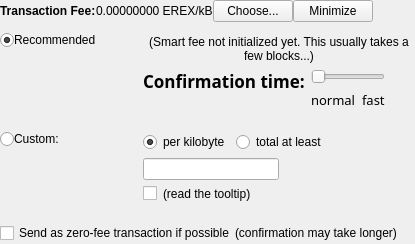
       <widget class="QFrame" name="frameFee">
        <property name="sizePolicy">
         <sizepolicy hsizetype="Expanding" vsizetype="Expanding">
          <horstretch>0</horstretch>
          <verstretch>0</verstretch>
         </sizepolicy>
        </property>
        <property name="maximumSize">
         <size>
          <width>16777215</width>
          <height>16777215</height>
         </size>
        </property>
        <property name="lineWidth">
         <number>0</number>
        </property>
        <layout class="QVBoxLayout" name="verticalLayoutFee1">
         <property name="spacing">
          <number>0</number>
         </property>
         <property name="leftMargin">
          <number>0</number>
         </property>
         <property name="topMargin">
          <number>0</number>
         </property>
         <property name="rightMargin">
          <number>0</number>
         </property>
         <property name="bottomMargin">
          <number>0</number>
         </property>
         <item>
          <layout class="QVBoxLayout" name="verticalLayoutFee2" stretch="0,0">
           <property name="spacing">
            <number>0</number>
           </property>
           <property name="leftMargin">
            <number>0</number>
           </property>
           <property name="topMargin">
            <number>0</number>
           </property>
           <item>
            <layout class="QHBoxLayout" name="horizontalLayoutFee1">
             <property name="spacing">
              <number>0</number>
             </property>
             <property name="bottomMargin">
              <number>0</number>
             </property>
             <item>
              <layout class="QVBoxLayout" name="verticalLayoutFee7">
               <property name="spacing">
                <number>0</number>
               </property>
               <item>
                <layout class="QHBoxLayout" name="horizontalLayoutSmartFee">
                 <property name="spacing">
                  <number>0</number>
                 </property>
                 <item>
                  <widget class="QLabel" name="labelFeeHeadline">
                   <property name="sizePolicy">
                    <sizepolicy hsizetype="Preferred" vsizetype="Maximum">
                     <horstretch>0</horstretch>
                     <verstretch>0</verstretch>
                    </sizepolicy>
                   </property>
                   <property name="font">
                    <font>
                     <weight>75</weight>
                     <bold>true</bold>
                    </font>
                   </property>
                   <property name="styleSheet">
                    <string notr="true">font-weight:bold;</string>
                   </property>
                   <property name="text">
                    <string>Transaction Fee:</string>
                   </property>
                   <property name="indent">
                    <number>0</number>
                   </property>
                  </widget>
                 </item>
                 <item>
                  <widget class="QLabel" name="labelFeeMinimized">
                   <property name="text">
                    <string>0.00000000 EREX/kB</string>
                   </property>
                   <property name="indent">
                    <number>0</number>
                   </property>
                  </widget>
                 </item>
                 <item>
                  <widget class="QPushButton" name="buttonChooseFee">
                   <property name="text">
                    <string>Choose...</string>
                   </property>
                  </widget>
                 </item>
                 <item>
                  <widget class="QPushButton" name="buttonMinimizeFee">
                   <property name="toolTip">
                    <string>collapse fee-settings</string>
                   </property>
                   <property name="text">
                    <string>Minimize</string>
                   </property>
                  </widget>
                 </item>
                </layout>
               </item>
               <item>
                <spacer name="verticalSpacer_5">
                 <property name="orientation">
                  <enum>Qt::Vertical</enum>
                 </property>
                 <property name="sizeHint" stdset="0">
                  <size>
                   <width>1</width>
                   <height>1</height>
                  </size>
                 </property>
                </spacer>
               </item>
              </layout>
             </item>
             <item>
              <spacer name="horizontalSpacer_4">
               <property name="orientation">
                <enum>Qt::Horizontal</enum>
               </property>
               <property name="sizeHint" stdset="0">
                <size>
                 <width>40</width>
                 <height>20</height>
                </size>
               </property>
              </spacer>
             </item>
            </layout>
           </item>
           <item>
            <widget class="QFrame" name="frameFeeSelection">
             <property name="enabled">
              <bool>true</bool>
             </property>
             <layout class="QVBoxLayout" name="verticalLayoutFee12">
              <property name="spacing">
               <number>0</number>
              </property>
              <property name="leftMargin">
               <number>0</number>
              </property>
              <property name="topMargin">
               <number>0</number>
              </property>
              <property name="rightMargin">
               <number>0</number>
              </property>
              <property name="bottomMargin">
               <number>0</number>
              </property>
              <item>
               <layout class="QGridLayout" name="gridLayoutFee" columnstretch="0,1,2">
                <property name="topMargin">
                 <number>10</number>
                </property>
                <property name="bottomMargin">
                 <number>4</number>
                </property>
                <property name="horizontalSpacing">
                 <number>0</number>
                </property>
                <property name="verticalSpacing">
                 <number>4</number>
                </property>
                <item row="2" column="2">
                 <layout class="QVBoxLayout" name="verticalLayoutFee8">
                  <property name="spacing">
                   <number>6</number>
                  </property>
                  <item>
                   <layout class="QHBoxLayout" name="horizontalLayoutFee13">
                    <item>
                     <widget class="QRadioButton" name="radioCustomPerKilobyte">
                      <property name="toolTip">
                       <string>If the custom fee is set to 1000 uEREXs and the transaction is only 250 bytes, then &quot;per kilobyte&quot; only pays 250 uEREXs in fee,&lt;br /&gt;while &quot;at least&quot; pays 1000 uEREXs. For transactions bigger than a kilobyte both pay by kilobyte.</string>
                      </property>
                      <property name="text">
                       <string>per kilobyte</string>
                      </property>
                      <property name="iconSize">
                       <size>
                        <width>17</width>
                        <height>17</height>
                       </size>
                      </property>
                      <property name="checked">
                       <bool>true</bool>
                      </property>
                      <attribute name="buttonGroup">
                       <string notr="true">groupCustomFee</string>
                      </attribute>
                     </widget>
                    </item>
                    <item>
                     <widget class="QRadioButton" name="radioCustomAtLeast">
                      <property name="toolTip">
                       <string>If the custom fee is set to 1000 uEREXs and the transaction is only 250 bytes, then &quot;per kilobyte&quot; only pays 250 uEREXs in fee,&lt;br /&gt;while &quot;total at least&quot; pays 1000 uEREXs. For transactions bigger than a kilobyte both pay by kilobyte.</string>
                      </property>
                      <property name="text">
                       <string>total at least</string>
                      </property>
                      <property name="iconSize">
                       <size>
                        <width>17</width>
                        <height>17</height>
                       </size>
                      </property>
                      <attribute name="buttonGroup">
                       <string notr="true">groupCustomFee</string>
                      </attribute>
                     </widget>
                    </item>
                    <item>
                     <spacer name="horizontalSpacer_6">
                      <property name="orientation">
                       <enum>Qt::Horizontal</enum>
                      </property>
                      <property name="sizeHint" stdset="0">
                       <size>
                        <width>1</width>
                        <height>1</height>
                       </size>
                      </property>
                     </spacer>
                    </item>
                   </layout>
                  </item>
                  <item>
                   <layout class="QHBoxLayout" name="horizontalLayout_5">
                    <item>
                     <widget class="BitcoinAmountField" name="customFee"/>
                    </item>
                    <item>
                     <spacer name="horizontalSpacer_8">
                      <property name="orientation">
                       <enum>Qt::Horizontal</enum>
                      </property>
                      <property name="sizeHint" stdset="0">
                       <size>
                        <width>1</width>
                        <height>1</height>
                       </size>
                      </property>
                     </spacer>
                    </item>
                   </layout>
                  </item>
                  <item>
                   <layout class="QHBoxLayout" name="horizontalLayoutFee8">
                    <item>
                     <widget class="QCheckBox" name="checkBoxMinimumFee">
                      <property name="toolTip">
                       <string>Paying only the minimum fee is just fine as long as there is less transaction volume than space in the blocks.&lt;br /&gt;But be aware that this can end up in a never confirming transaction once there is more demand for EREX transactions than the network can process.</string>
                      </property>
                      <property name="layoutDirection">
                       <enum>Qt::LeftToRight</enum>
                      </property>
                      <property name="text">
                       <string/>
                      </property>
                      <property name="iconSize">
                       <size>
                        <width>17</width>
                        <height>17</height>
                       </size>
                      </property>
                     </widget>
                    </item>
                    <item>
                     <widget class="QLabel" name="labelMinFeeWarning">
                      <property name="enabled">
                       <bool>true</bool>
                      </property>
                      <property name="toolTip">
                       <string>Paying only the minimum fee is just fine as long as there is less transaction volume than space in the blocks.&lt;br /&gt;But be aware that this can end up in a never confirming transaction once there is more demand for EREX transactions than the network can process.</string>
                      </property>
                      <property name="text">
                       <string>(read the tooltip)</string>
                      </property>
                      <property name="margin">
                       <number>5</number>
                      </property>
                     </widget>
                    </item>
                    <item>
                     <spacer name="horizontalSpacer_2">
                      <property name="orientation">
                       <enum>Qt::Horizontal</enum>
                      </property>
                      <property name="sizeHint" stdset="0">
                       <size>
                        <width>1</width>
                        <height>1</height>
                       </size>
                      </property>
                     </spacer>
                    </item>
                   </layout>
                  </item>
                 </layout>
                </item>
                <item row="0" column="0" alignment="Qt::AlignTop">
                 <widget class="QRadioButton" name="radioSmartFee">
                  <property name="text">
                   <string/>
                  </property>
                  <property name="iconSize">
                   <size>
                    <width>17</width>
                    <height>17</height>
                   </size>
                  </property>
                  <property name="checked">
                   <bool>true</bool>
                  </property>
                  <attribute name="buttonGroup">
                   <string notr="true">groupFee</string>
                  </attribute>
                 </widget>
                </item>
                <item row="2" column="1">
                 <widget class="QLabel" name="labelCustomFee">
                  <property name="text">
                   <string>Custom:</string>
                  </property>
                  <property name="alignment">
                   <set>Qt::AlignLeading|Qt::AlignLeft|Qt::AlignTop</set>
                  </property>
                  <property name="indent">
                   <number>0</number>
                  </property>
                  <property name="buddy">
                   <cstring>radioCustomFee</cstring>
                  </property>
                 </widget>
                </item>
                <item row="0" column="1">
                 <layout class="QVBoxLayout" name="verticalLayout_4">
                  <item>
                   <layout class="QHBoxLayout" name="horizontalLayout_4">
                    <item>
                     <widget class="QLabel" name="labelSmartFee_2">
                      <property name="text">
                       <string>Recommended</string>
                      </property>
                      <property name="alignment">
                       <set>Qt::AlignLeading|Qt::AlignLeft|Qt::AlignTop</set>
                      </property>
                      <property name="indent">
                       <number>0</number>
                      </property>
                     </widget>
                    </item>
                    <item>
                     <widget class="QLabel" name="labelSmartFee">
                      <property name="text">
                       <string/>
                      </property>
                      <property name="alignment">
                       <set>Qt::AlignLeading|Qt::AlignLeft|Qt::AlignTop</set>
                      </property>
                      <property name="indent">
                       <number>0</number>
                      </property>
                     </widget>
                    </item>
                   </layout>
                  </item>
                  <item>
                   <widget class="QLabel" name="labelFeeEstimation">
                    <property name="text">
                     <string/>
                    </property>
                    <property name="alignment">
                     <set>Qt::AlignLeading|Qt::AlignLeft|Qt::AlignTop</set>
                    </property>
                    <property name="indent">
                     <number>0</number>
                    </property>
                   </widget>
                  </item>
                  <item>
                   <spacer name="verticalSpacer_2">
                    <property name="orientation">
                     <enum>Qt::Vertical</enum>
                    </property>
                    <property name="sizeHint" stdset="0">
                     <size>
                      <width>20</width>
                      <height>40</height>
                     </size>
                    </property>
                   </spacer>
                  </item>
                 </layout>
                </item>
                <item row="3" column="0" colspan="3">
                 <widget class="QLabel" name="custom_send_as_zero_separator">
                  <property name="text">
                   <string/>
                  </property>
                  <property name="indent">
                   <number>0</number>
                  </property>
                 </widget>
                </item>
                <item row="0" column="2">
                 <layout class="QVBoxLayout" name="verticalLayoutFee3" stretch="0,0">
                  <property name="spacing">
                   <number>6</number>
                  </property>
                  <property name="topMargin">
                   <number>2</number>
                  </property>
                  <item>
                   <widget class="QLabel" name="labelSmartFee2">
                    <property name="text">
                     <string>(Smart fee not initialized yet. This usually takes a few blocks...)</string>
                    </property>
                    <property name="alignment">
                     <set>Qt::AlignHCenter</set>
                    </property>
                    <property name="wordWrap">
                     <bool>true</bool>
                    </property>
                    <property name="margin">
                     <number>2</number>
                    </property>
                   </widget>
                  </item>
                  <item>
                   <layout class="QHBoxLayout" name="horizontalLayoutFee9">
                    <item>
                     <layout class="QVBoxLayout" name="verticalLayoutFee6">
                      <item>
                       <widget class="QLabel" name="labelSmartFee3">
                        <property name="font">
                         <font>
                          <family>Volte</family>
                          <pointsize>13</pointsize>
                          <weight>75</weight>
                          <bold>true</bold>
                         </font>
                        </property>
                        <property name="text">
                         <string>Confirmation time:</string>
                        </property>
                        <property name="margin">
                         <number>2</number>
                        </property>
                       </widget>
                      </item>
                      <item>
                       <spacer name="verticalSpacer_3">
                        <property name="orientation">
                         <enum>Qt::Vertical</enum>
                        </property>
                        <property name="sizeHint" stdset="0">
                         <size>
                          <width>1</width>
                          <height>1</height>
                         </size>
                        </property>
                       </spacer>
                      </item>
                     </layout>
                    </item>
                    <item>
                     <layout class="QVBoxLayout" name="verticalLayoutFee5">
                      <property name="rightMargin">
                       <number>30</number>
                      </property>
                      <item>
                       <widget class="QSlider" name="sliderSmartFee">
                        <property name="minimum">
                         <number>0</number>
                        </property>
                        <property name="maximum">
                         <number>24</number>
                        </property>
                        <property name="pageStep">
                         <number>1</number>
                        </property>
                        <property name="value">
                         <number>0</number>
                        </property>
                        <property name="sliderPosition">
                         <number>0</number>
                        </property>
                        <property name="tracking">
                         <bool>true</bool>
                        </property>
                        <property name="orientation">
                         <enum>Qt::Horizontal</enum>
                        </property>
                        <property name="tickPosition">
                         <enum>QSlider::NoTicks</enum>
                        </property>
                       </widget>
                      </item>
                      <item>
                       <layout class="QHBoxLayout" name="horizontalLayoutFee10">
                        <item>
                         <widget class="QLabel" name="labelSmartFeeNormal">
                          <property name="font">
                           <font>
                            <family>Volte</family>
                            <pointsize>10</pointsize>
                           </font>
                          </property>
                          <property name="text">
                           <string>normal</string>
                          </property>
                          <property name="indent">
                           <number>0</number>
                          </property>
                         </widget>
                        </item>
                        <item>
                         <spacer name="horizontalSpacer_3">
                          <property name="orientation">
                           <enum>Qt::Horizontal</enum>
                          </property>
                          <property name="sizeHint" stdset="0">
                           <size>
                            <width>40</width>
                            <height>20</height>
                           </size>
                          </property>
                         </spacer>
                        </item>
                        <item>
                         <widget class="QLabel" name="labelSmartFeeFast">
                          <property name="font">
                           <font>
                            <family>Volte</family>
                            <pointsize>10</pointsize>
                           </font>
                          </property>
                          <property name="text">
                           <string>fast</string>
                          </property>
                          <property name="indent">
                           <number>0</number>
                          </property>
                         </widget>
                        </item>
                       </layout>
                      </item>
                     </layout>
                    </item>
                   </layout>
                  </item>
                 </layout>
                </item>
                <item row="2" column="0">
                 <layout class="QVBoxLayout" name="verticalLayoutFee9" stretch="0,1">
                  <item>
                   <widget class="QRadioButton" name="radioCustomFee">
                    <property name="text">
                     <string/>
                    </property>
                    <property name="iconSize">
                     <size>
                      <width>17</width>
                      <height>17</height>
                     </size>
                    </property>
                    <attribute name="buttonGroup">
                     <string notr="true">groupFee</string>
                    </attribute>
                   </widget>
                  </item>
                  <item>
                   <spacer name="verticalSpacer_6">
                    <property name="orientation">
                     <enum>Qt::Vertical</enum>
                    </property>
                    <property name="sizeHint" stdset="0">
                     <size>
                      <width>1</width>
                      <height>1</height>
                     </size>
                    </property>
                   </spacer>
                  </item>
                 </layout>
                </item>
                <item row="1" column="0" colspan="3">
                 <widget class="QLabel" name="recommended_custom_separator">
                  <property name="text">
                   <string/>
                  </property>
                  <property name="indent">
                   <number>0</number>
                  </property>
                 </widget>
                </item>
               </layout>
              </item>
              <item>
               <layout class="QHBoxLayout" name="horizontalLayoutFee5" stretch="0,0,0">
                <property name="spacing">
                 <number>0</number>
                </property>
                <property name="bottomMargin">
                 <number>0</number>
                </property>
                <item>
                 <widget class="QCheckBox" name="checkBoxFreeTx">
                  <property name="text">
                   <string>Send as zero-fee transaction if possible</string>
                  </property>
                  <property name="iconSize">
                   <size>
                    <width>17</width>
                    <height>17</height>
                   </size>
                  </property>
                 </widget>
                </item>
                <item>
                 <widget class="QLabel" name="labelFreeTx">
                  <property name="text">
                   <string>(confirmation may take longer)</string>
                  </property>
                  <property name="margin">
                   <number>0</number>
                  </property>
                  <property name="indent">
                   <number>0</number>
                  </property>
                 </widget>
                </item>
                <item>
                 <spacer name="horizontalSpacerFee5">
                  <property name="orientation">
                   <enum>Qt::Horizontal</enum>
                  </property>
                  <property name="sizeHint" stdset="0">
                   <size>
                    <width>1</width>
                    <height>1</height>
                   </size>
                  </property>
                 </spacer>
                </item>
               </layout>
              </item>
              <item>
               <spacer name="verticalSpacerFee2">
                <property name="orientation">
                 <enum>Qt::Vertical</enum>
                </property>
                <property name="sizeHint" stdset="0">
                 <size>
                  <width>1</width>
                  <height>1</height>
                 </size>
                </property>
               </spacer>
              </item>
             </layout>
            </widget>
           </item>
          </layout>
         </item>
        </layout>
       </widget>
